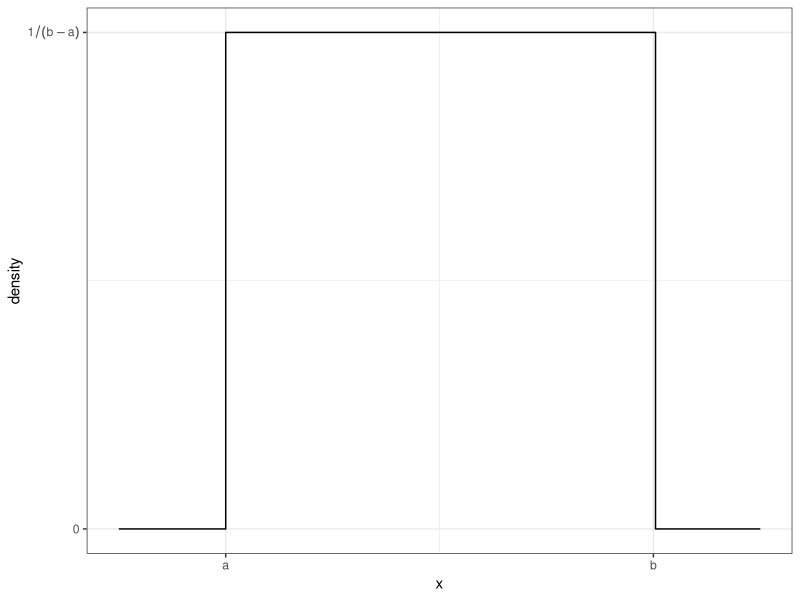

This figure's R source:
## ---- chunk 1
knitr::opts_chunk$set(echo = TRUE)
## ---- chunk 2
library(ggplot2) 
library(dplyr) 
data <- data.frame(x = seq(-.25,1.25, length=301)) 
data <- data %>% mutate( y = dunif(x,0,1) ) 
ggplot(data, aes(x=x, y=y)) +
  geom_step() +   # geom_step is similar to geom_line() but for step functions
  scale_x_continuous( breaks=c(0,1), labels=c('a','b') ) +
  scale_y_continuous( breaks=c(0,1), labels=c(0,expression(1 / (b-a) )) ) +
  labs(y='density') + theme_bw()
